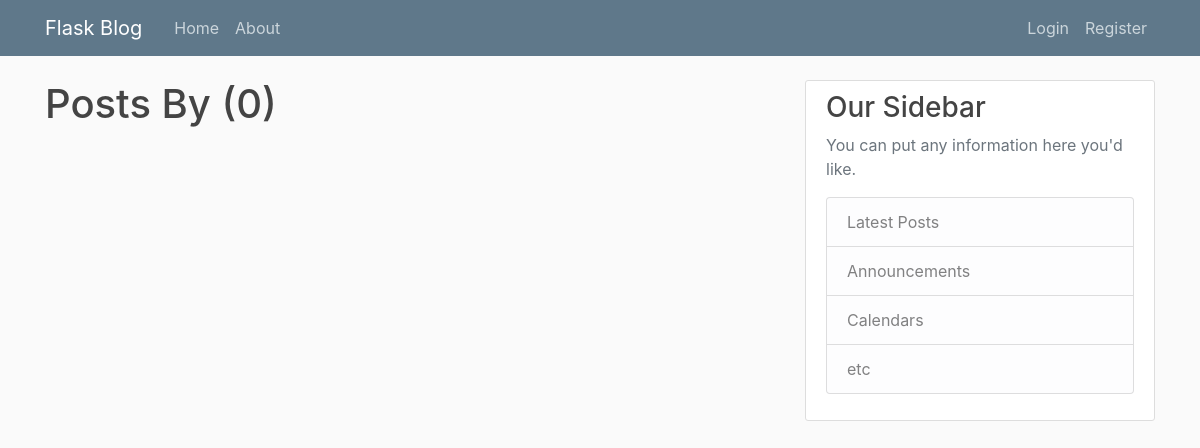
Before: /user/Jonigkeit with the older database file.
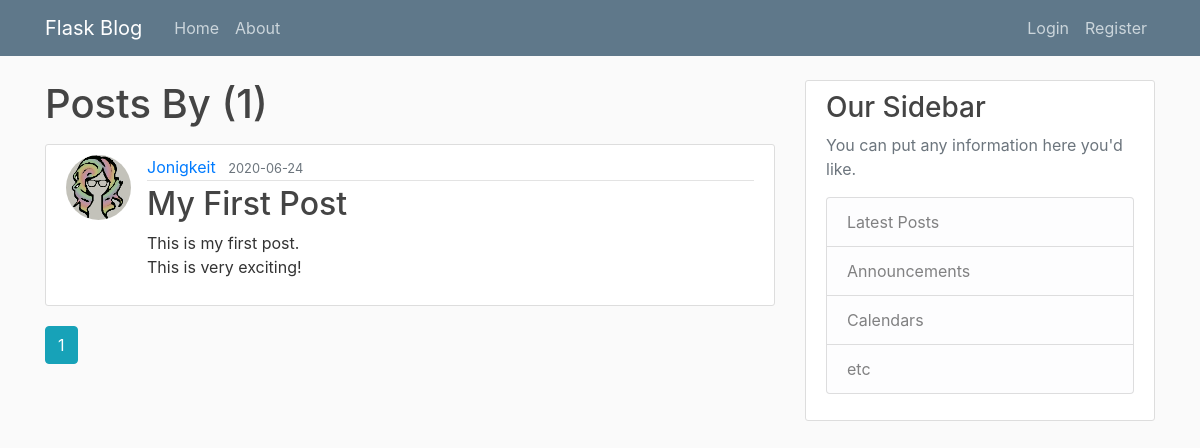
After: the same page with the newer database file.
### flask_blog/models.py (models this page shows, shortened)
class Post(db.Model):
    id = db.Column(db.Integer, primary_key=True)
    title = db.Column(db.String(100), unique=True, nullable=False)
    date_posted = db.Column(db.DateTime, nullable=False,
                             default=datetime.utcnow)
    content = db.Column(db.Text, nullable=False)
    user_id = db.Column(db.Integer, db.ForeignKey('user.id'), nullable=False)

class User(db.Model, UserMixin):
    id = db.Column(db.Integer, primary_key=True)
    username = db.Column(db.String(20), unique=True, nullable=False)
    email = db.Column(db.String(120), unique=True, nullable=False)
    image_file = db.Column(db.String(20), nullable=False,
                            default='default.jpg')
    password = db.Column(db.String(60), nullable=False)
    posts = db.relationship('Post', backref='author', lazy=True)

### flask_blog/routes.py (the view)
@app.route("/user/<string:username>")
def user_post(username):
    page = request.args.get('page', 1, type=int)
    user = User.query.filter_by(username=username).first_or_404()
    posts = Post.query.filter_by(author=user)\
        .order_by(Post.date_posted.desc())\
        .paginate(page=page, per_page=5)
    return render_template('user_post.html', posts=posts, user=user)

### flask_blog/templates/user_post.html (shortened to what this page needs)
{% extends "layout.html" %}
{% block content %}
<h1 class='mb-3'>Posts By {{ user.uername }} ({{ posts.total }})</h1>
    {% for post in posts.items %}
        <article class="media content-section">
            <img class="rounded-circle article-img" src="{{ url_for('static', filename='profile_pics/' + post.author.image_file) }}">
            <div class="media-body">
            <div class="article-metadata">
                <a class="mr-2" href="{{ url_for('user_post', username=post.author.username) }}">{{ post.author.username }}</a>
                <small class="text-muted">{{ post.date_posted.strftime('%Y-%m-%d') }}</small>
            </div>
            <h2><a class="article-title" href="{{ url_for('post', post_id=post.id) }}">{{ post.title }}</a></h2>
            <p class="article-content">{{ post.content }}</p>
            </div>
        </article>
    {% endfor %}
    {% for page_num in posts.iter_pages(left_edge=1, right_edge=1, left_current=1, right_current=2) %}
        {% if page_num %}
            {% if posts.page == page_num %}
            <a class="btn btn-info mb-4" href="{{ url_for('user_post', username=user.username, page=page_num) }}">{{ page_num }}</a>
                {% else %}
                <a class="btn btn-outline-info mb-4" href="{{ url_for('user_post', username=user.username, page=page_num) }}">{{ page_num }}</a>
                {% endif %}
        {% endif %}
    {% endfor %}
{% endblock content %}

Changed rows visible on the page:
added Post: image_file (picture), author.username "Jonigkeit", date_posted "2020-06-24", title "My First Post", content "This is my first post. This is very exciting!"
Other visible differences:
{{ posts.total }}: "0" → "1"
new list line: "1"
